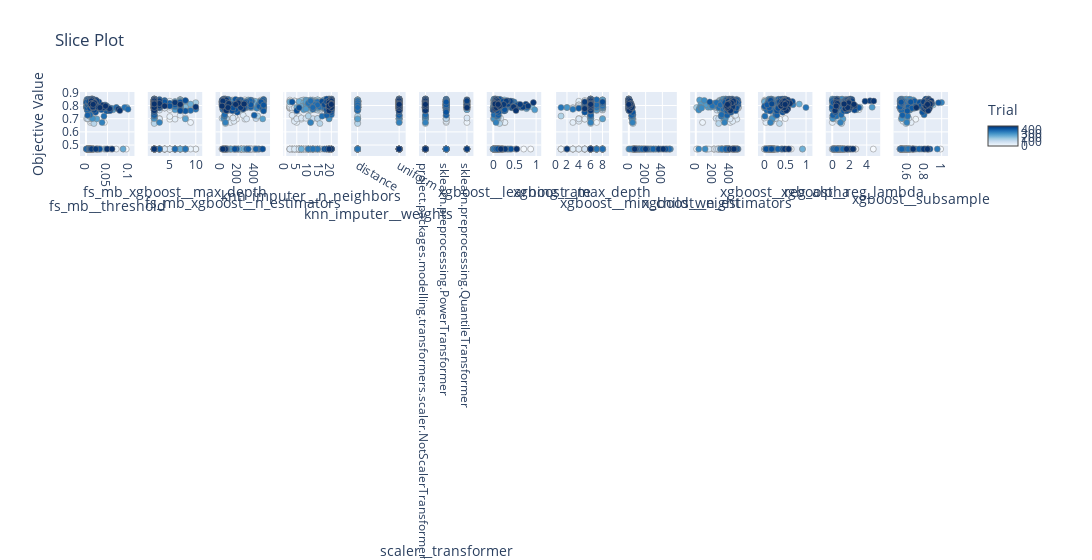

The notebook cell this image was saved under:
### Code cell
fig = optuna_visualization.plot_slice(study)
fig.show()

### Figure 1 — Plotly figure (JSON) as saved in the notebook; plotly's stock layout.template omitted (floating-point values rounded to 4 significant figures; data arrays with more than 128 entries replaced by an {"elided": "..."} marker saying what was removed)
{"data": [{"marker": {"color": {"elided": "500 int values"}, "colorbar": {"title": {"text": "Trial"}, "x": 1, "xpad": 40}, "colorscale": [[0, "rgb(247,251,255)"], [0.125, "rgb(222,235,247)"], [0.25, "rgb(198,219,239)"], [0.375, "rgb(158,202,225)"], [0.5, "rgb(107,174,214)"], [0.625, "rgb(66,146,198)"], [0.75, "rgb(33,113,181)"], [0.875, "rgb(8,81,156)"], [1, "rgb(8,48,107)"]], "line": {"color": "Grey", "width": 0.5}, "showscale": true}, "mode": "markers", "name": "Feasible Trial", "showlegend": false, "type": "scatter", "x": {"elided": "500 float values"}, "xaxis": "x", "y": {"elided": "500 float values"}, "yaxis": "y"}, {"marker": {"color": {"elided": "500 int values"}, "colorbar": {"title": {"text": "Trial"}, "x": 1, "xpad": 40}, "colorscale": [[0, "rgb(247,251,255)"], [0.125, "rgb(222,235,247)"], [0.25, "rgb(198,219,239)"], [0.375, "rgb(158,202,225)"], [0.5, "rgb(107,174,214)"], [0.625, "rgb(66,146,198)"], [0.75, "rgb(33,113,181)"], [0.875, "rgb(8,81,156)"], [1, "rgb(8,48,107)"]], "line": {"color": "Grey", "width": 0.5}, "showscale": false}, "mode": "markers", "name": "Feasible Trial", "showlegend": false, "type": "scatter", "x": {"elided": "500 int values"}, "xaxis": "x2", "y": {"elided": "500 float values"}, "yaxis": "y2"}, {"marker": {"color": {"elided": "500 int values"}, "colorbar": {"title": {"text": "Trial"}, "x": 1, "xpad": 40}, "colorscale": [[0, "rgb(247,251,255)"], [0.125, "rgb(222,235,247)"], [0.25, "rgb(198,219,239)"], [0.375, "rgb(158,202,225)"], [0.5, "rgb(107,174,214)"], [0.625, "rgb(66,146,198)"], [0.75, "rgb(33,113,181)"], [0.875, "rgb(8,81,156)"], [1, "rgb(8,48,107)"]], "line": {"color": "Grey", "width": 0.5}, "showscale": false}, "mode": "markers", "name": "Feasible Trial", "showlegend": false, "type": "scatter", "x": {"elided": "500 int values"}, "xaxis": "x3", "y": {"elided": "500 float values"}, "yaxis": "y3"}, {"marker": {"color": {"elided": "500 int values"}, "colorbar": {"title": {"text": "Trial"}, "x": 1, "xpad": 40}, "colorscale": [[0, "rgb(247,251,255)"], [0.125, "rgb(222,235,247)"], [0.25, "rgb(198,219,239)"], [0.375, "rgb(158,202,225)"], [0.5, "rgb(107,174,214)"], [0.625, "rgb(66,146,198)"], [0.75, "rgb(33,113,181)"], [0.875, "rgb(8,81,156)"], [1, "rgb(8,48,107)"]], "line": {"color": "Grey", "width": 0.5}, "showscale": false}, "mode": "markers", "name": "Feasible Trial", "showlegend": false, "type": "scatter", "x": {"elided": "500 int values"}, "xaxis": "x4", "y": {"elided": "500 float values"}, "yaxis": "y4"}, {"marker": {"color": {"elided": "500 int values"}, "colorbar": {"title": {"text": "Trial"}, "x": 1, "xpad": 40}, "colorscale": [[0, "rgb(247,251,255)"], [0.125, "rgb(222,235,247)"], [0.25, "rgb(198,219,239)"], [0.375, "rgb(158,202,225)"], [0.5, "rgb(107,174,214)"], [0.625, "rgb(66,146,198)"], [0.75, "rgb(33,113,181)"], [0.875, "rgb(8,81,156)"], [1, "rgb(8,48,107)"]], "line": {"color": "Grey", "width": 0.5}, "showscale": false}, "mode": "markers", "name": "Feasible Trial", "showlegend": false, "type": "scatter", "x": {"elided": "500 str values"}, "xaxis": "x5", "y": {"elided": "500 float values"}, "yaxis": "y5"}, {"marker": {"color": {"elided": "500 int values"}, "colorbar": {"title": {"text": "Trial"}, "x": 1, "xpad": 40}, "colorscale": [[0, "rgb(247,251,255)"], [0.125, "rgb(222,235,247)"], [0.25, "rgb(198,219,239)"], [0.375, "rgb(158,202,225)"], [0.5, "rgb(107,174,214)"], [0.625, "rgb(66,146,198)"], [0.75, "rgb(33,113,181)"], [0.875, "rgb(8,81,156)"], [1, "rgb(8,48,107)"]], "line": {"color": "Grey", "width": 0.5}, "showscale": false}, "mode": "markers", "name": "Feasible Trial", "showlegend": false, "type": "scatter", "x": {"elided": "500 str values"}, "xaxis": "x6", "y": {"elided": "500 float values"}, "yaxis": "y6"}, {"marker": {"color": {"elided": "500 int values"}, "colorbar": {"title": {"text": "Trial"}, "x": 1, "xpad": 40}, "colorscale": [[0, "rgb(247,251,255)"], [0.125, "rgb(222,235,247)"], [0.25, "rgb(198,219,239)"], [0.375, "rgb(158,202,225)"], [0.5, "rgb(107,174,214)"], [0.625, "rgb(66,146,198)"], [0.75, "rgb(33,113,181)"], [0.875, "rgb(8,81,156)"], [1, "rgb(8,48,107)"]], "line": {"color": "Grey", "width": 0.5}, "showscale": false}, "mode": "markers", "name": "Feasible Trial", "showlegend": false, "type": "scatter", "x": {"elided": "500 float values"}, "xaxis": "x7", "y": {"elided": "500 float values"}, "yaxis": "y7"}, {"marker": {"color": {"elided": "500 int values"}, "colorbar": {"title": {"text": "Trial"}, "x": 1, "xpad": 40}, "colorscale": [[0, "rgb(247,251,255)"], [0.125, "rgb(222,235,247)"], [0.25, "rgb(198,219,239)"], [0.375, "rgb(158,202,225)"], [0.5, "rgb(107,174,214)"], [0.625, "rgb(66,146,198)"], [0.75, "rgb(33,113,181)"], [0.875, "rgb(8,81,156)"], [1, "rgb(8,48,107)"]], "line": {"color": "Grey", "width": 0.5}, "showscale": false}, "mode": "markers", "name": "Feasible Trial", "showlegend": false, "type": "scatter", "x": {"elided": "500 int values"}, "xaxis": "x8", "y": {"elided": "500 float values"}, "yaxis": "y8"}, {"marker": {"color": {"elided": "500 int values"}, "colorbar": {"title": {"text": "Trial"}, "x": 1, "xpad": 40}, "colorscale": [[0, "rgb(247,251,255)"], [0.125, "rgb(222,235,247)"], [0.25, "rgb(198,219,239)"], [0.375, "rgb(158,202,225)"], [0.5, "rgb(107,174,214)"], [0.625, "rgb(66,146,198)"], [0.75, "rgb(33,113,181)"], [0.875, "rgb(8,81,156)"], [1, "rgb(8,48,107)"]], "line": {"color": "Grey", "width": 0.5}, "showscale": false}, "mode": "markers", "name": "Feasible Trial", "showlegend": false, "type": "scatter", "x": {"elided": "500 int values"}, "xaxis": "x9", "y": {"elided": "500 float values"}, "yaxis": "y9"}, {"marker": {"color": {"elided": "500 int values"}, "colorbar": {"title": {"text": "Trial"}, "x": 1, "xpad": 40}, "colorscale": [[0, "rgb(247,251,255)"], [0.125, "rgb(222,235,247)"], [0.25, "rgb(198,219,239)"], [0.375, "rgb(158,202,225)"], [0.5, "rgb(107,174,214)"], [0.625, "rgb(66,146,198)"], [0.75, "rgb(33,113,181)"], [0.875, "rgb(8,81,156)"], [1, "rgb(8,48,107)"]], "line": {"color": "Grey", "width": 0.5}, "showscale": false}, "mode": "markers", "name": "Feasible Trial", "showlegend": false, "type": "scatter", "x": {"elided": "500 int values"}, "xaxis": "x10", "y": {"elided": "500 float values"}, "yaxis": "y10"}, {"marker": {"color": {"elided": "500 int values"}, "colorbar": {"title": {"text": "Trial"}, "x": 1, "xpad": 40}, "colorscale": [[0, "rgb(247,251,255)"], [0.125, "rgb(222,235,247)"], [0.25, "rgb(198,219,239)"], [0.375, "rgb(158,202,225)"], [0.5, "rgb(107,174,214)"], [0.625, "rgb(66,146,198)"], [0.75, "rgb(33,113,181)"], [0.875, "rgb(8,81,156)"], [1, "rgb(8,48,107)"]], "line": {"color": "Grey", "width": 0.5}, "showscale": false}, "mode": "markers", "name": "Feasible Trial", "showlegend": false, "type": "scatter", "x": {"elided": "500 float values"}, "xaxis": "x11", "y": {"elided": "500 float values"}, "yaxis": "y11"}, {"marker": {"color": {"elided": "500 int values"}, "colorbar": {"title": {"text": "Trial"}, "x": 1, "xpad": 40}, "colorscale": [[0, "rgb(247,251,255)"], [0.125, "rgb(222,235,247)"], [0.25, "rgb(198,219,239)"], [0.375, "rgb(158,202,225)"], [0.5, "rgb(107,174,214)"], [0.625, "rgb(66,146,198)"], [0.75, "rgb(33,113,181)"], [0.875, "rgb(8,81,156)"], [1, "rgb(8,48,107)"]], "line": {"color": "Grey", "width": 0.5}, "showscale": false}, "mode": "markers", "name": "Feasible Trial", "showlegend": false, "type": "scatter", "x": {"elided": "500 float values"}, "xaxis": "x12", "y": {"elided": "500 float values"}, "yaxis": "y12"}, {"marker": {"color": {"elided": "500 int values"}, "colorbar": {"title": {"text": "Trial"}, "x": 1, "xpad": 40}, "colorscale": [[0, "rgb(247,251,255)"], [0.125, "rgb(222,235,247)"], [0.25, "rgb(198,219,239)"], [0.375, "rgb(158,202,225)"], [0.5, "rgb(107,174,214)"], [0.625, "rgb(66,146,198)"], [0.75, "rgb(33,113,181)"], [0.875, "rgb(8,81,156)"], [1, "rgb(8,48,107)"]], "line": {"color": "Grey", "width": 0.5}, "showscale": false}, "mode": "markers", "name": "Feasible Trial", "showlegend": false, "type": "scatter", "x": {"elided": "500 float values"}, "xaxis": "x13", "y": {"elided": "500 float values"}, "yaxis": "y13"}], "layout": {"title": {"text": "Slice Plot"}, "width": 3900, "xaxis": {"anchor": "y", "domain": [0, 0.06272], "title": {"text": "fs_mb__threshold"}}, "xaxis10": {"anchor": "y10", "domain": [0.703, 0.7657], "title": {"text": "xgboost__n_estimators"}}, "xaxis11": {"anchor": "y11", "domain": [0.7811, 0.8438], "title": {"text": "xgboost__reg_alpha"}}, "xaxis12": {"anchor": "y12", "domain": [0.8592, 0.9219], "title": {"text": "xgboost__reg_lambda"}}, "xaxis13": {"anchor": "y13", "domain": [0.9373, 1.0], "title": {"text": "xgboost__subsample"}}, "xaxis2": {"anchor": "y2", "domain": [0.07811, 0.1408], "title": {"text": "fs_mb_xgboost__max_depth"}}, "xaxis3": {"anchor": "y3", "domain": [0.1562, 0.2189], "title": {"text": "fs_mb_xgboost__n_estimators"}}, "xaxis4": {"anchor": "y4", "domain": [0.2343, 0.297], "title": {"text": "knn_imputer__n_neighbors"}}, "xaxis5": {"anchor": "y5", "categoryarray": ["distance", "uniform"], "categoryorder": "array", "domain": [0.3124, 0.3751], "title": {"text": "knn_imputer__weights"}, "type": "category"}, "xaxis6": {"anchor": "y6", "categoryarray": ["project.packages.modelling.transformers.scaler.NotScalerTransformer", "sklearn.preprocessing.PowerTransformer", "sklearn.preprocessing.QuantileTransformer"], "categoryorder": "array", "domain": [0.3905, 0.4533], "title": {"text": "scaler__transformer"}, "type": "category"}, "xaxis7": {"anchor": "y7", "domain": [0.4686, 0.5314], "title": {"text": "xgboost__learning_rate"}}, "xaxis8": {"anchor": "y8", "domain": [0.5467, 0.6095], "title": {"text": "xgboost__max_depth"}}, "xaxis9": {"anchor": "y9", "domain": [0.6249, 0.6876], "title": {"text": "xgboost__min_child_weight"}}, "yaxis": {"anchor": "x", "domain": [0, 1], "title": {"text": "Objective Value"}}, "yaxis10": {"anchor": "x10", "domain": [0, 1], "matches": "y", "showticklabels": false}, "yaxis11": {"anchor": "x11", "domain": [0, 1], "matches": "y", "showticklabels": false}, "yaxis12": {"anchor": "x12", "domain": [0, 1], "matches": "y", "showticklabels": false}, "yaxis13": {"anchor": "x13", "domain": [0, 1], "matches": "y", "showticklabels": false}, "yaxis2": {"anchor": "x2", "domain": [0, 1], "matches": "y", "showticklabels": false}, "yaxis3": {"anchor": "x3", "domain": [0, 1], "matches": "y", "showticklabels": false}, "yaxis4": {"anchor": "x4", "domain": [0, 1], "matches": "y", "showticklabels": false}, "yaxis5": {"anchor": "x5", "domain": [0, 1], "matches": "y", "showticklabels": false}, "yaxis6": {"anchor": "x6", "domain": [0, 1], "matches": "y", "showticklabels": false}, "yaxis7": {"anchor": "x7", "domain": [0, 1], "matches": "y", "showticklabels": false}, "yaxis8": {"anchor": "x8", "domain": [0, 1], "matches": "y", "showticklabels": false}, "yaxis9": {"anchor": "x9", "domain": [0, 1], "matches": "y", "showticklabels": false}}}
